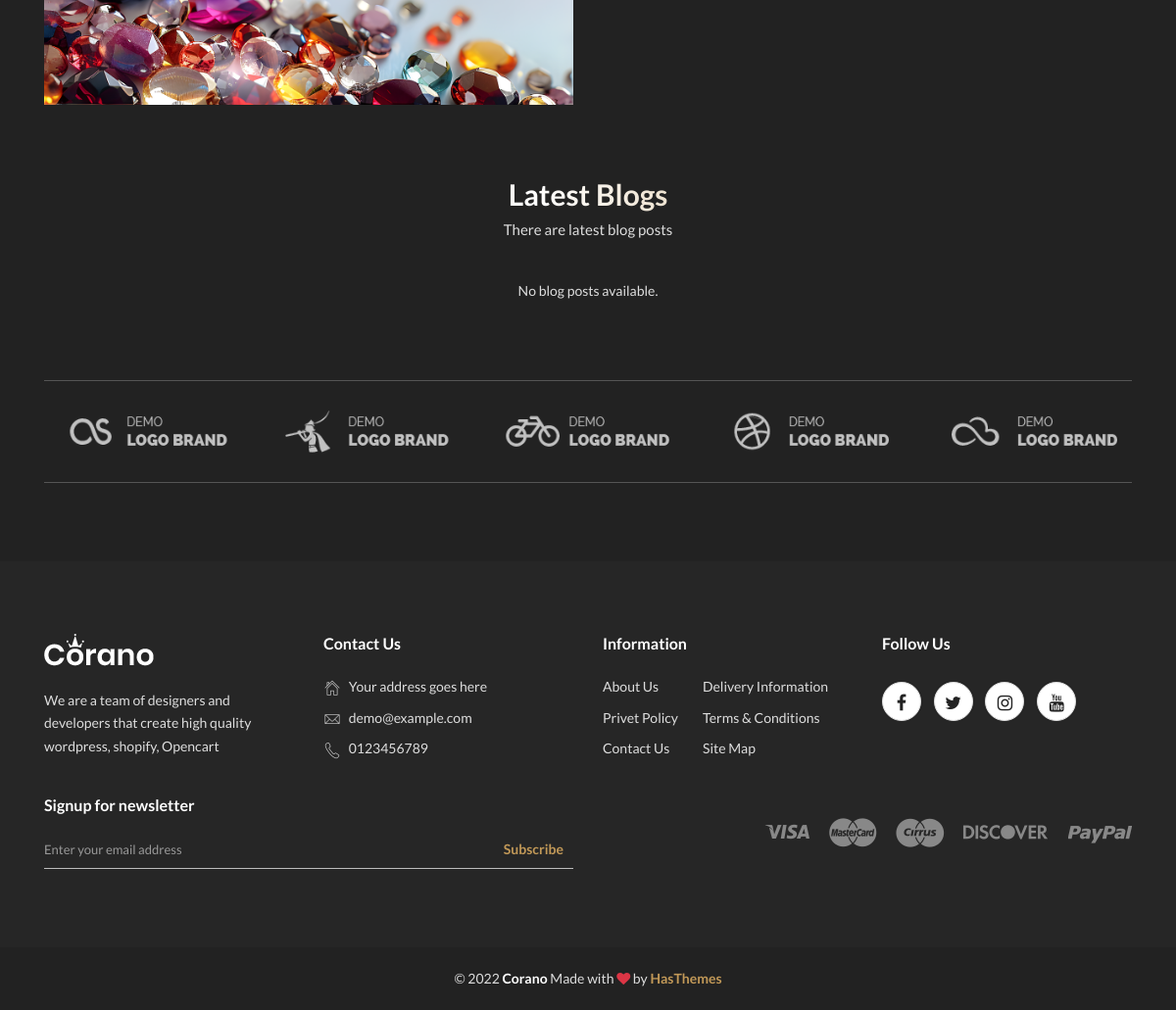
The app's page / (lower part), older data.
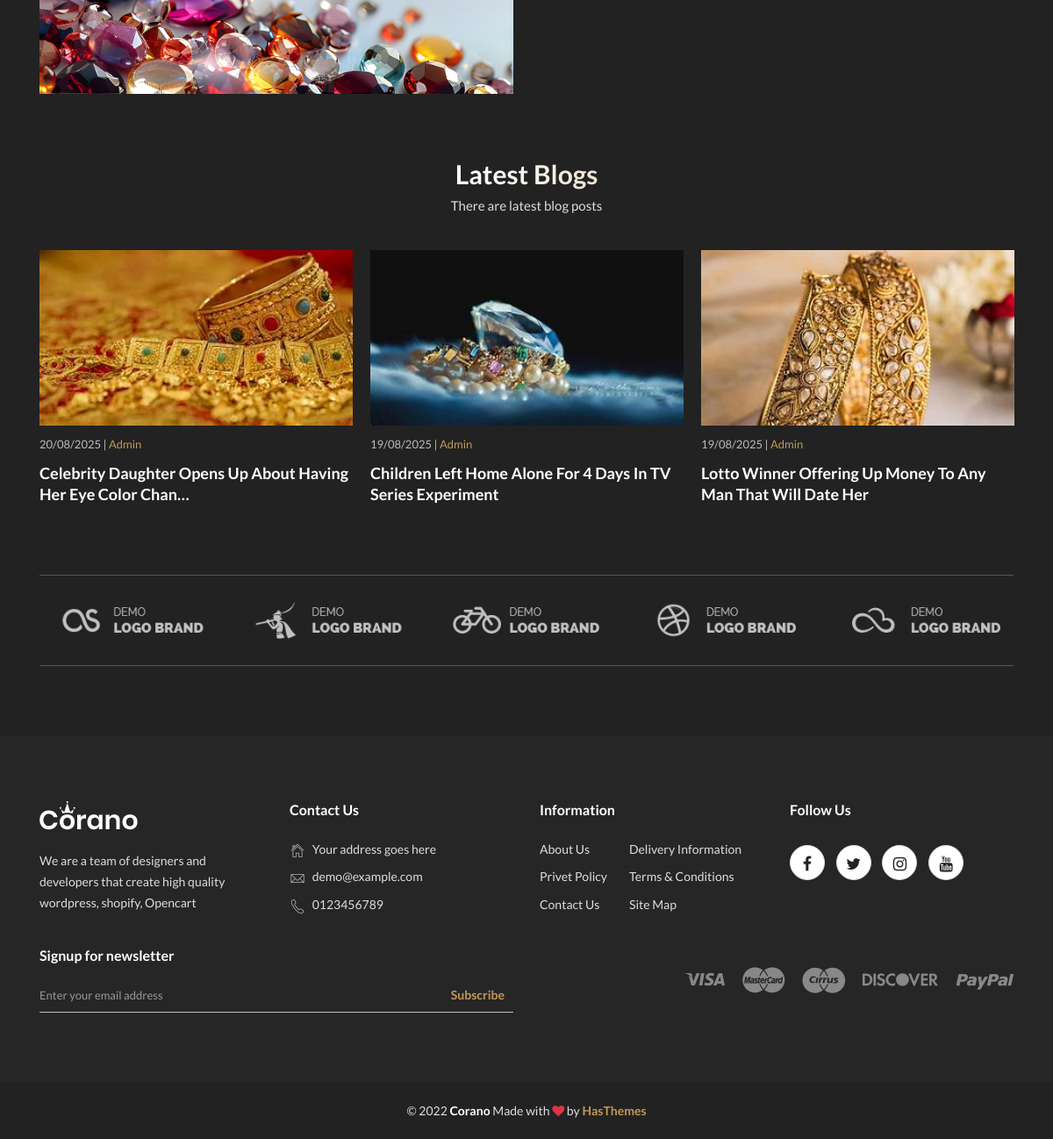
The same page, newer data.
### core/models.py (models this page shows, shortened)
class Blog(models.Model):
    blog_heading = models.CharField(max_length=100)
    blog_details = models.TextField(null=True, blank=True)
    main_image = models.ImageField(upload_to='images/')
    date = models.DateField(null=True, blank=True)

### main/views.py (the view)
# urls.py: path('', views.index, name='index'),
def index(request):
    categories = Category.objects.all()
    datas = Product.objects.all()
    unique_names = SubCategory.objects.values_list('name', flat=True).distinct()
    blogs = Blog.objects.all()
    subcategory_groups = []
    for name in unique_names:
        subcats = SubCategory.objects.filter(name=name)
        products = Product.objects.filter(subcategory__in=subcats).prefetch_related('images')
        class GroupedSubCategory:
            pass
        group = GroupedSubCategory()
        group.name = name
        group.products = products
        subcategory_groups.append(group)
    return render(request, 'index.html', {'categories': categories,'subcategories': subcategory_groups,'blogs': blogs,'datas': datas})

### templates/index.html (shortened to what this page needs)
{% extends "base.html" %}
{% load static %}
{% block content %}
    <main>
        <section class="group-product-area section-padding">
            <div class="container">
                <div class="row">
                    <div class="col-lg-6">
                        <div class="group-product-banner">
                            <figure class="banner-statistics">
                                <a href="">
                                    <img src="{% static 'main/assets/img/c.png' %}" alt="product banner">
                                </a>
                            </figure>
                        </div>
                    </div>
                    <div class="col-lg-3">
                    </div>
                    <div class="col-lg-3">
                    </div>
                </div>
            </div>
        </section>
        <section class="latest-blog-area section-padding pt-0">
            <div class="container">
                <div class="row">
                    <div class="col-12">
                        <div class="section-title text-center">
                            <h2 class="title">Latest Blogs</h2>
                            <p class="sub-title">There are latest blog posts</p>
                        </div>
                    </div>
                </div>
                <div class="row">
                    <div class="col-12">
                        <div class="blog-carousel-active slick-row-10 slick-arrow-style">
                            {% for b in blogs %}
                            <div class="blog-post-item">
                                <figure class="blog-thumb">
                                    <a href="">
                                        {% if b.main_image %}
                                            <img src="{{ b.main_image.url }}" alt="{{ b.blog_heading }}">
                                        {% else %}
                                            <img src="{% static 'assets/img/product/default.jpg' %}" alt="No Image">
                                        {% endif %}
                                    </a>
                                </figure>
                                <div class="blog-content">
                                    <div class="blog-meta">
                                        <p>{{ b.date|date:"d/m/Y" }} | <a href="#">Admin</a></p>
                                    </div>
                                    <h5 class="blog-title">
                                        <a href="">
                                            {{ b.blog_heading|truncatechars:60 }}
                                        </a>
                                    </h5>
                                </div>
                            </div>
                            {% empty %}
                            <p class="text-center">No blog posts available.</p>
                            {% endfor %}
                        </div>
                    </div>
                </div>
            </div>
        </section>
        <div class="brand-logo section-padding pt-0">
            <div class="container">
                <div class="row">
                    <div class="col-12">
                        <div class="brand-logo-carousel slick-row-10 slick-arrow-style">
                            <div class="brand-item">
                                <a href="#">
                                    <img src="{% static 'main/assets/img/brand/1.png' %}" alt="">
                                </a>
                            </div>
                            <div class="brand-item">
                                <a href="#">
                                    <img src="{% static 'main/assets/img/brand/2.png' %}" alt="">
                                </a>
                            </div>
                            <div class="brand-item">
                                <a href="#">
                                    <img src="{% static 'main/assets/img/brand/3.png' %}" alt="">
                                </a>
                            </div>
                            <div class="brand-item">
                                <a href="#">
                                    <img src="{% static 'main/assets/img/brand/4.png' %}" alt="">
                                </a>
                            </div>
                            <div class="brand-item">
                                <a href="#">
                                    <img src="{% static 'main/assets/img/brand/5.png' %}" alt="">
                                </a>
                            </div>
                        </div>
                    </div>
                </div>
            </div>
        </div>
    </main>
    {% endblock %}

### templates/base.html (shortened to what this page needs)
<!doctype html>
<html class="no-js" lang="en">
{% load static %}
<head>
    <link rel="stylesheet" href="{% static 'main/assets/css/vendor/bootstrap.min.css' %}">
    <link rel="stylesheet" href="{% static 'main/assets/css/vendor/pe-icon-7-stroke.css' %}">
    <link rel="stylesheet" href="{% static 'main/assets/css/vendor/font-awesome.min.css' %}">
    <link rel="stylesheet" href="{% static 'main/assets/css/plugins/slick.min.css' %}">
    <link rel="stylesheet" href="{% static 'main/assets/css/plugins/animate.css' %}">
    <link rel="stylesheet" href="{% static 'main/assets/css/plugins/nice-select.css' %}">
    <link rel="stylesheet" href="{% static 'main/assets/css/plugins/jqueryui.min.css' %}">
    <link rel="stylesheet" href="{% static 'main/assets/css/style.css' %}">
</head>
<body class="dark">
    {% block content%}
    {% endblock %}
    <footer class="footer-widget-area">
        <div class="footer-top section-padding">
            <div class="container">
                <div class="row">
                    <div class="col-lg-3 col-md-6">
                        <div class="widget-item">
                            <div class="widget-title">
                                <div class="widget-logo">
                                    <a href="index.html">
                                        <img src="{% static 'main/assets/img/logo/logo-light.png' %}" alt="brand logo">
                                    </a>
                                </div>
                            </div>
                            <div class="widget-body">
                                <p>We are a team of designers and developers that create high quality wordpress, shopify, Opencart </p>
                            </div>
                        </div>
                    </div>
                    <div class="col-lg-3 col-md-6">
                        <div class="widget-item">
                            <h6 class="widget-title">Contact Us</h6>
                            <div class="widget-body">
                                <address class="contact-block">
                                    <ul>
                                        <li><i class="pe-7s-home"></i> Your address goes here</li>
                                        <li><i class="pe-7s-mail"></i> <a href="mailto:demo@example.com">demo@example.com </a></li>
                                        <li><i class="pe-7s-call"></i> <a href="tel:0123456789">0123456789</a></li>
                                    </ul>
                                </address>
                            </div>
                        </div>
                    </div>
                    <div class="col-lg-3 col-md-6">
                        <div class="widget-item">
                            <h6 class="widget-title">Information</h6>
                            <div class="widget-body">
                                <ul class="info-list">
                                    <li><a href="#">about us</a></li>
                                    <li><a href="#">Delivery Information</a></li>
                                    <li><a href="#">privet policy</a></li>
                                    <li><a href="#">Terms & Conditions</a></li>
                                    <li><a href="#">contact us</a></li>
                                    <li><a href="#">site map</a></li>
                                </ul>
                            </div>
                        </div>
                    </div>
                    <div class="col-lg-3 col-md-6">
                        <div class="widget-item">
                            <h6 class="widget-title">Follow Us</h6>
                            <div class="widget-body social-link">
                                <a href="#"><i class="fa fa-facebook"></i></a>
                                <a href="#"><i class="fa fa-twitter"></i></a>
                                <a href="#"><i class="fa fa-instagram"></i></a>
                                <a href="#"><i class="fa fa-youtube"></i></a>
                            </div>
                        </div>
                    </div>
                </div>
                <div class="row align-items-center mt-20">
                    <div class="col-md-6">
                        <div class="newsletter-wrapper">
                            <h6 class="widget-title-text">Signup for newsletter</h6>
                            <form class="newsletter-inner" id="mc-form">
                                <input type="email" class="news-field" id="mc-email" autocomplete="off" placeholder="Enter your email address">
                                <button class="news-btn" id="mc-submit">Subscribe</button>
                            </form>
                        </div>
                    </div>
                    <div class="col-md-6">
                        <div class="footer-payment">
                            <img src="assets/img/payment.png" alt="payment method">
                        </div>
                    </div>
                </div>
            </div>
        </div>
        <div class="footer-bottom">
            <div class="container">
                <div class="row">
                    <div class="col-12">
                        <div class="copyright-text text-center">
                            <p>&copy; 2022 <b class="text-white">Corano</b> Made with <i class="fa fa-heart text-danger"></i> by <a href="https://hasthemes.com/"><b>HasThemes</b></a></p>
                        </div>
                    </div>
                </div>
            </div>
        </div>
    </footer>
</body>
</html>

Row changes from the older to the newer data that the page shows:
added Blog: main_image (picture), date "20/08/2025", blog_heading "Celebrity Daughter Opens Up About Having Her Eye Color Chan…"
added Blog: main_image (picture), date "19/08/2025", blog_heading "Children Left Home Alone For 4 Days In TV Series Experiment"
added Blog: main_image (picture), date "19/08/2025", blog_heading "Lotto Winner Offering Up Money To Any Man That Will Date Her"
Text that changed along with them:
text no longer shown: "No blog posts available."
